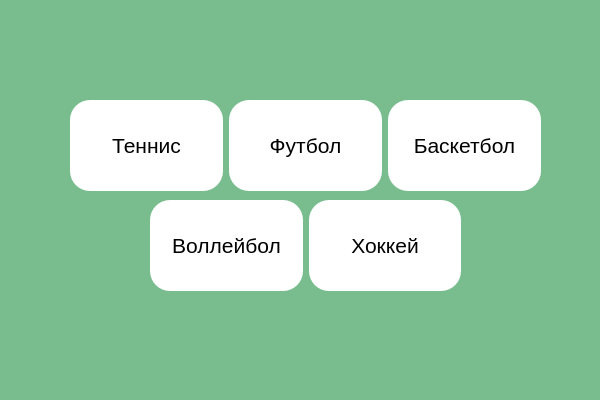
<?xml version="1.0" encoding="UTF-8"?>
<ui version="4.0">
 <class>MainWindow</class>
 <widget class="QMainWindow" name="MainWindow">
  <property name="geometry">
   <rect>
    <x>0</x>
    <y>0</y>
    <width>600</width>
    <height>400</height>
   </rect>
  </property>
  <property name="windowTitle">
   <string>MainWindow</string>
  </property>
  <property name="styleSheet">
   <string notr="true">background-color: rgb(121,189,143);</string>
  </property>
  <widget class="QWidget" name="centralwidget">
   <widget class="QWidget" name="horizontalLayoutWidget">
    <property name="geometry">
     <rect>
      <x>70</x>
      <y>100</y>
      <width>471</width>
      <height>91</height>
     </rect>
    </property>
    <layout class="QHBoxLayout" name="horizontalLayout">
     <item>
      <widget class="QPushButton" name="Tennis">
       <property name="sizePolicy">
        <sizepolicy hsizetype="Minimum" vsizetype="Fixed">
         <horstretch>0</horstretch>
         <verstretch>0</verstretch>
        </sizepolicy>
       </property>
       <property name="minimumSize">
        <size>
         <width>50</width>
         <height>50</height>
        </size>
       </property>
       <property name="maximumSize">
        <size>
         <width>300</width>
         <height>300</height>
        </size>
       </property>
       <property name="font">
        <font>
         <pointsize>16</pointsize>
        </font>
       </property>
       <property name="styleSheet">
        <string notr="true">background-color: rgb(255, 255, 255);
border-radius: 20px;</string>
       </property>
       <property name="text">
        <string>Теннис</string>
       </property>
      </widget>
     </item>
     <item>
      <widget class="QPushButton" name="Football">
       <property name="minimumSize">
        <size>
         <width>50</width>
         <height>50</height>
        </size>
       </property>
       <property name="maximumSize">
        <size>
         <width>300</width>
         <height>300</height>
        </size>
       </property>
       <property name="font">
        <font>
         <pointsize>16</pointsize>
        </font>
       </property>
       <property name="styleSheet">
        <string notr="true">background-color: rgb(255, 255, 255);
border-radius: 20px;</string>
       </property>
       <property name="text">
        <string>Футбол</string>
       </property>
      </widget>
     </item>
     <item>
      <widget class="QPushButton" name="Bascketball">
       <property name="minimumSize">
        <size>
         <width>50</width>
         <height>50</height>
        </size>
       </property>
       <property name="maximumSize">
        <size>
         <width>300</width>
         <height>300</height>
        </size>
       </property>
       <property name="font">
        <font>
         <pointsize>16</pointsize>
        </font>
       </property>
       <property name="styleSheet">
        <string notr="true">background-color: rgb(255, 255, 255);
border-radius: 20px;</string>
       </property>
       <property name="text">
        <string>Баскетбол</string>
       </property>
      </widget>
     </item>
    </layout>
   </widget>
   <widget class="QWidget" name="horizontalLayoutWidget_2">
    <property name="geometry">
     <rect>
      <x>150</x>
      <y>200</y>
      <width>311</width>
      <height>91</height>
     </rect>
    </property>
    <layout class="QHBoxLayout" name="horizontalLayout_2">
     <item>
      <widget class="QPushButton" name="Volleyball">
       <property name="minimumSize">
        <size>
         <width>50</width>
         <height>50</height>
        </size>
       </property>
       <property name="maximumSize">
        <size>
         <width>300</width>
         <height>300</height>
        </size>
       </property>
       <property name="font">
        <font>
         <pointsize>16</pointsize>
        </font>
       </property>
       <property name="styleSheet">
        <string notr="true">background-color: rgb(255, 255, 255);
border-radius: 20px;
</string>
       </property>
       <property name="text">
        <string>Воллейбол</string>
       </property>
      </widget>
     </item>
     <item>
      <widget class="QPushButton" name="Hockey">
       <property name="minimumSize">
        <size>
         <width>50</width>
         <height>50</height>
        </size>
       </property>
       <property name="maximumSize">
        <size>
         <width>300</width>
         <height>300</height>
        </size>
       </property>
       <property name="font">
        <font>
         <pointsize>16</pointsize>
        </font>
       </property>
       <property name="styleSheet">
        <string notr="true">background-color: rgb(255, 255, 255);
border-radius: 20px;</string>
       </property>
       <property name="text">
        <string>Хоккей</string>
       </property>
      </widget>
     </item>
    </layout>
   </widget>
  </widget>
  <widget class="QStatusBar" name="statusbar"/>
 </widget>
 <resources/>
 <connections/>
</ui>
